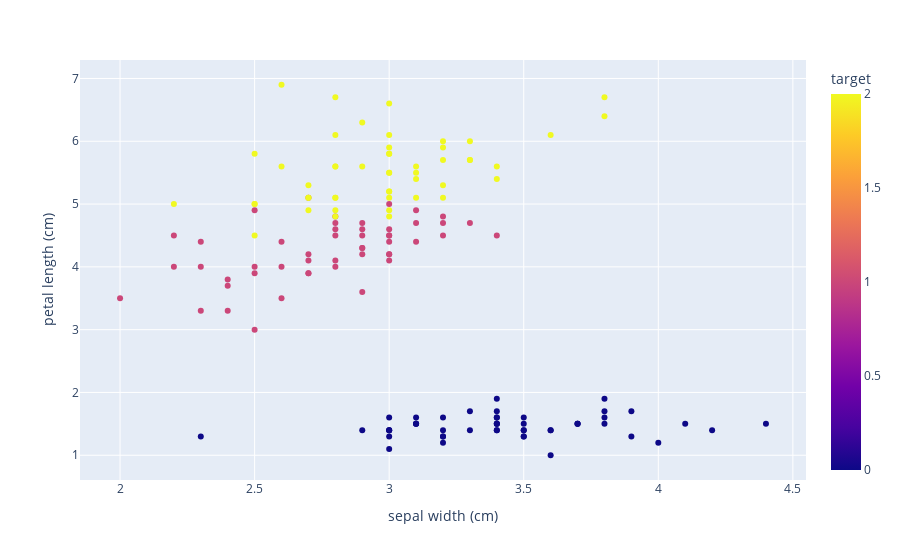

The cell this chart's notebook holds for it:
### Code cell
px.scatter(df, x='sepal width (cm)', y='petal length (cm)', color='target')

### Figure 1 — Plotly figure (JSON) as saved in the notebook; plotly's stock layout.template omitted (floating-point values rounded to 4 significant figures; data arrays with more than 128 entries replaced by an {"elided": "..."} marker saying what was removed)
{"data": [{"hovertemplate": "sepal width (cm)=%{x}<br>petal length (cm)=%{y}<br>target=%{marker.color}<extra></extra>", "legendgroup": "", "marker": {"color": {"elided": "150 int values"}, "coloraxis": "coloraxis", "symbol": "circle"}, "mode": "markers", "name": "", "orientation": "v", "showlegend": false, "type": "scatter", "x": {"elided": "150 float values"}, "xaxis": "x", "y": {"elided": "150 float values"}, "yaxis": "y"}], "layout": {"coloraxis": {"colorbar": {"title": {"text": "target"}}, "colorscale": [[0, "#0d0887"], [0.1111, "#46039f"], [0.2222, "#7201a8"], [0.3333, "#9c179e"], [0.4444, "#bd3786"], [0.5556, "#d8576b"], [0.6667, "#ed7953"], [0.7778, "#fb9f3a"], [0.8889, "#fdca26"], [1, "#f0f921"]]}, "legend": {"tracegroupgap": 0}, "margin": {"t": 60}, "xaxis": {"anchor": "y", "domain": [0, 1], "title": {"text": "sepal width (cm)"}}, "yaxis": {"anchor": "x", "domain": [0, 1], "title": {"text": "petal length (cm)"}}}}
